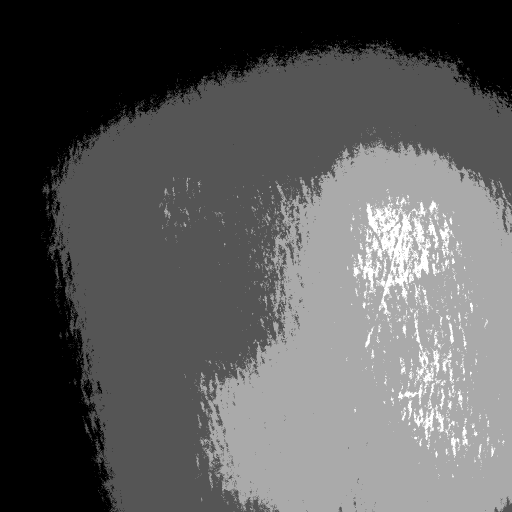
#> input picture trunk/WorkflowPrototype1/Parallel_Packages/X8C/CuONo5_XANES_1stCylEnd_Sam_export_tiff/JJCuO_No5_2FirstCycleEnd_sam_8960.tiff, 1024 x 1024 px, found by its file name (shown at 1/2 size); its folder holds only this picture in this run
$ python map_least_square.py   (Python 2 division)   (older library calls are emulated)
#> lines starting #> are read from the running program, lines starting #| are printed output that depends on the picture
#!/usr/bin/env python
'''
Created on July 12, 2013, last modified on July 19, 2013
@author: Cheng Chang (cheng.chang.ece@gmail.com)
         Computer Science Group, Computational Science Center
         Brookhaven National Laboratory
Modified by Wei Xu on July 20, 2013
'''


import scipy
import scipy.io
import scipy.misc
import numpy as np
import matplotlib.pyplot as plt
from time import time
from scipy.optimize import minimize

# [7 lines left out: function con_func, not called in this run]

def preprocess():

    print 'Start preprocessing...'
    t0 = time()

    th = 20  # Edge jump threshold; only consider the points that have different value for below and above absorption edge
    step = 5  # The chemical composition resolution as % --> this is unnecessary, can use least square instead

    # No 5 after 1st half cycle
    imgpath = '/kbase/home/wxu/WorkflowPrototype/Parallel_Packages/X8C/CuONo5_XANES_1stCylEnd_Sam_export_tiff/'  # Image path
    bkgpath = '/kbase/home/wxu/WorkflowPrototype/Parallel_Packages/X8C/CuONo5_XANES_1stCylEnd_Bkg_export_tiff/'  # Background path
    imgprefix = 'JJCuO_No5_2FirstCycleEnd_sam_'  # Image file name prefix before the energy
    bkgprefix = 'JJCuO_No5_2FirstCycleEnd_bkg_'  # Background file name prefix before the energy

    Ei = 8960  # Initial energy of scan
    Ee = 9040  # End energy of scan
    bin = 2  # Raw data binning
    ROI = 1  # Must be odd number; determine how many pixel x pixel are binned when doing fitting
    Estep = 2  # Energy step size for energy scan
    numE = (Ee-Ei) / Estep + 1  # number of energies

    # On point of interest just for checking the spectrum; not very important
    pointx = 454
    pointy = 322

    img_num = (Ee-Ei) / Estep + 1  # Total number of images
    i = 0
    # Define the size of the image stack with energy as the 3rd dimension, detector size: 2048x2048
    imgEstack = np.arange(img_num*(2048/bin)**2, dtype='d').reshape(2048/bin, 2048/bin, img_num)
    ln_imgEstack = np.arange(img_num*(2048/bin)**2, dtype='d').reshape(2048/bin, 2048/bin, img_num)

    for E in range(Ei, Ee+2, Estep):

        E_text = '%04d' % E

        # Read image data
        imgfn = imgpath + imgprefix + E_text + '.tiff'
        img = plt.imread(imgfn) * 1.0  # convert img to float 64 (double) type by multiplying it with 1.0
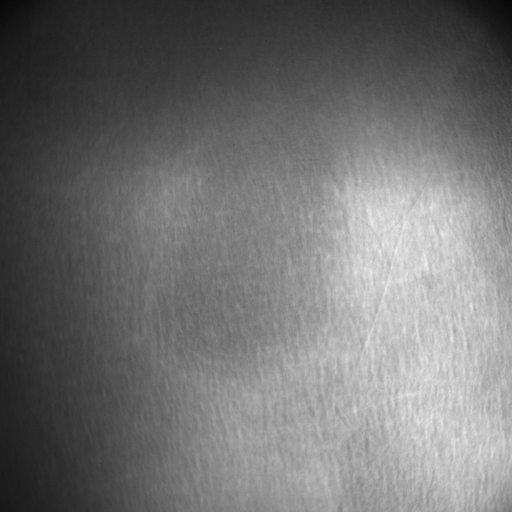
#> img: shape (1024, 1024) float64 (shown at 1/2 size); min 6, max 931, mean 418.4; drawn with min black and max white

        # Read background data
        bkgfn = bkgpath + bkgprefix + E_text + '.tiff'
#> (the run stopped early here; a loop or call above may not have finished)
